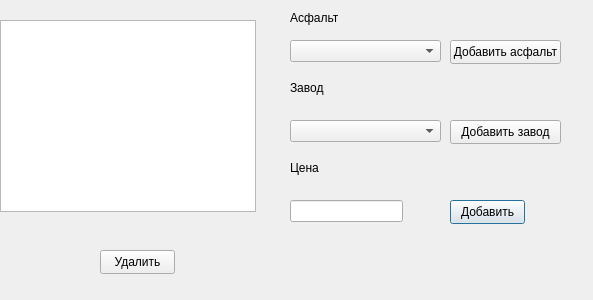
<?xml version="1.0" encoding="UTF-8"?>
<ui version="4.0">
 <class>dlgPrice</class>
 <widget class="QDialog" name="dlgPrice">
  <property name="geometry">
   <rect>
    <x>0</x>
    <y>0</y>
    <width>593</width>
    <height>300</height>
   </rect>
  </property>
  <property name="windowTitle">
   <string>Прайс</string>
  </property>
  <widget class="QPushButton" name="btnAdd">
   <property name="geometry">
    <rect>
     <x>450</x>
     <y>200</y>
     <width>75</width>
     <height>24</height>
    </rect>
   </property>
   <property name="text">
    <string>Добавить</string>
   </property>
  </widget>
  <widget class="QPushButton" name="btnDel">
   <property name="geometry">
    <rect>
     <x>100</x>
     <y>250</y>
     <width>75</width>
     <height>24</height>
    </rect>
   </property>
   <property name="text">
    <string>Удалить</string>
   </property>
  </widget>
  <widget class="QComboBox" name="cmbAsph">
   <property name="geometry">
    <rect>
     <x>290</x>
     <y>40</y>
     <width>151</width>
     <height>22</height>
    </rect>
   </property>
  </widget>
  <widget class="QLabel" name="label_3">
   <property name="geometry">
    <rect>
     <x>290</x>
     <y>160</y>
     <width>48</width>
     <height>16</height>
    </rect>
   </property>
   <property name="text">
    <string>Цена</string>
   </property>
  </widget>
  <widget class="QPushButton" name="btnAddFactory">
   <property name="geometry">
    <rect>
     <x>450</x>
     <y>120</y>
     <width>111</width>
     <height>24</height>
    </rect>
   </property>
   <property name="text">
    <string>Добавить завод</string>
   </property>
  </widget>
  <widget class="QComboBox" name="cmbFactory">
   <property name="geometry">
    <rect>
     <x>290</x>
     <y>120</y>
     <width>151</width>
     <height>22</height>
    </rect>
   </property>
  </widget>
  <widget class="QLineEdit" name="inpPrice">
   <property name="geometry">
    <rect>
     <x>290</x>
     <y>200</y>
     <width>113</width>
     <height>22</height>
    </rect>
   </property>
  </widget>
  <widget class="QPushButton" name="btn_add_asph">
   <property name="geometry">
    <rect>
     <x>450</x>
     <y>40</y>
     <width>111</width>
     <height>24</height>
    </rect>
   </property>
   <property name="text">
    <string>Добавить асфальт</string>
   </property>
  </widget>
  <widget class="QLabel" name="label_2">
   <property name="geometry">
    <rect>
     <x>290</x>
     <y>80</y>
     <width>71</width>
     <height>16</height>
    </rect>
   </property>
   <property name="text">
    <string>Завод</string>
   </property>
  </widget>
  <widget class="QLabel" name="label">
   <property name="geometry">
    <rect>
     <x>290</x>
     <y>10</y>
     <width>48</width>
     <height>16</height>
    </rect>
   </property>
   <property name="text">
    <string>Асфальт</string>
   </property>
  </widget>
  <widget class="QListWidget" name="listPrice">
   <property name="geometry">
    <rect>
     <x>0</x>
     <y>20</y>
     <width>256</width>
     <height>192</height>
    </rect>
   </property>
  </widget>
 </widget>
 <resources/>
 <connections/>
</ui>
